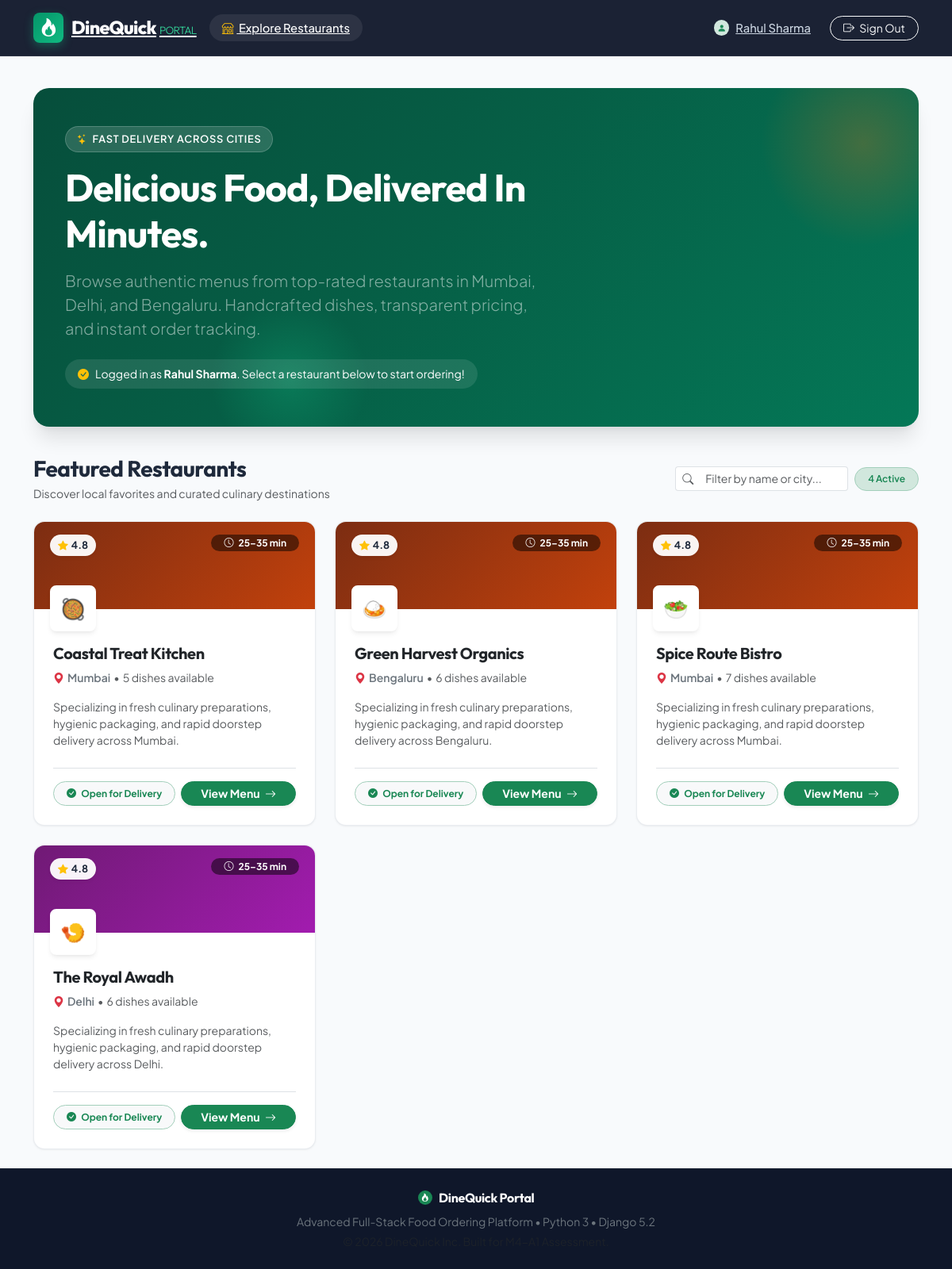
Screenshot of / (signed in) with the database file from the repository.
### orders/models.py (models this page shows, shortened)
class Restaurant(models.Model):
    name = models.CharField(max_length=120)
    city = models.CharField(max_length=100)

### orders/views.py (the view)
# urls.py: path("", views.restaurant_list, name="restaurant-list"),
def restaurant_list(request):
    restaurants = Restaurant.objects.all().order_by("name")
    return render(request, "orders/restaurant_list.html", {"restaurants": restaurants})

### orders/templates/orders/restaurant_list.html (shortened to what this page needs)
{% extends "orders/base.html" %}
{% block content %}
<div class="dq-hero">
  <div class="row align-items-center position-relative" style="z-index: 2;">
    <div class="col-lg-8">
      <span class="dq-hero-badge"><i class="bi bi-stars text-warning"></i> Fast Delivery Across Cities</span>
      <h1 class="display-5 fw-bold mb-3 text-white">Delicious Food, Delivered In Minutes.</h1>
      <p class="lead mb-4 text-white-50" style="max-width: 600px;">
        Browse authentic menus from top-rated restaurants in Mumbai, Delhi, and Bengaluru. Handcrafted dishes, transparent pricing, and instant order tracking.
      </p>
      {% if not user.is_authenticated %}
      <div class="d-flex flex-wrap gap-3">
        <a href="{% url 'register' %}" class="btn btn-warning btn-lg fw-bold rounded-pill px-4 shadow">
          <i class="bi bi-person-plus-fill me-1"></i> Join DineQuick Free
        </a>
        <a href="{% url 'login' %}" class="btn btn-outline-light btn-lg rounded-pill px-4">
          <i class="bi bi-box-arrow-in-right me-1"></i> Sign In
        </a>
      </div>
      {% else %}
      <div class="d-inline-flex align-items-center gap-2 bg-white bg-opacity-10 backdrop-blur rounded-pill py-2 px-3 text-white small">
        <i class="bi bi-check-circle-fill text-warning"></i>
        <span>Logged in as <strong>{{ user.get_full_name|default:user.username }}</strong>. Select a restaurant below to start ordering!</span>
      </div>
      {% endif %}
    </div>
  </div>
</div>
<div class="d-flex flex-wrap justify-content-between align-items-center gap-3 mb-4">
  <div>
    <h2 class="h3 fw-bold mb-1">Featured Restaurants</h2>
    <p class="text-muted small mb-0">Discover local favorites and curated culinary destinations</p>
  </div>
  <div class="d-flex align-items-center gap-2">
    <div class="input-group input-group-sm" style="max-width: 260px;">
      <span class="input-group-text bg-white border-end-0"><i class="bi bi-search text-muted"></i></span>
      <input type="text" id="restaurantFilter" class="form-control border-start-0" placeholder="Filter by name or city...">
    </div>
    <span class="badge bg-success-subtle text-success border border-success-subtle px-3 py-2 rounded-pill fw-semibold">
      {{ restaurants|length }} Active
    </span>
  </div>
</div>
<div class="row row-cols-1 row-cols-md-2 row-cols-lg-3 g-4" id="restaurantGrid">
  {% for restaurant in restaurants %}
  <div class="col restaurant-col" data-name="{{ restaurant.name|lower }}" data-city="{{ restaurant.city|lower }}">
    <div class="dq-restaurant-card h-100">
      <div class="dq-card-banner dq-card-banner-{{ forloop.counter|default:1|divisibleby:4|yesno:'4,1' }}">
        <div class="dq-rating-pill shadow-sm">
          <i class="bi bi-star-fill text-warning"></i> 4.8
        </div>
        <span class="badge bg-black bg-opacity-50 text-white rounded-pill px-3 py-1 small">
          <i class="bi bi-clock me-1"></i> 25–35 min
        </span>
      </div>
      <div class="dq-card-avatar">
        {% if forloop.counter == 1 %}🥘{% elif forloop.counter == 2 %}🍛{% elif forloop.counter == 3 %}🥗{% else %}🍤{% endif %}
      </div>
      <div class="p-4 pt-3 d-flex flex-column flex-grow-1">
        <div class="d-flex justify-content-between align-items-start mb-2">
          <h3 class="h5 fw-bold text-dark mb-0">{{ restaurant.name }}</h3>
        </div>
        <div class="d-flex align-items-center gap-1 text-muted small mb-3">
          <i class="bi bi-geo-alt-fill text-danger"></i>
          <span class="fw-semibold text-secondary">{{ restaurant.city }}</span>
          <span>&bull;</span>
          <span>{{ restaurant.menu_items.count }} dishes available</span>
        </div>
        <p class="text-muted small mb-4 flex-grow-1">
          Specializing in fresh culinary preparations, hygienic packaging, and rapid doorstep delivery across {{ restaurant.city }}.
        </p>
        <div class="pt-3 border-top d-flex justify-content-between align-items-center">
          <span class="badge bg-light text-success border border-success-subtle rounded-pill px-3 py-2 small">
            <i class="bi bi-check-circle-fill me-1"></i> Open for Delivery
          </span>
          <a href="{% url 'restaurant-menu' restaurant.pk %}" class="btn btn-success btn-sm rounded-pill px-4 fw-bold shadow-sm">
            View Menu <i class="bi bi-arrow-right ms-1"></i>
          </a>
        </div>
      </div>
    </div>
  </div>
  {% endfor %}
</div>
{% endblock %}

### orders/templates/orders/base.html (shortened to what this page needs)
{% load static %}
<!doctype html>
<html lang="en">
<head>
  <link href="https://cdn.jsdelivr.net/npm/bootstrap@5.3.3/dist/css/bootstrap.min.css" rel="stylesheet">
  <link rel="stylesheet" href="https://cdn.jsdelivr.net/npm/bootstrap-icons@1.11.3/font/bootstrap-icons.min.css">
  <link rel="stylesheet" href="{% static 'orders/style.css' %}">
</head>
<body>
  <header>
    <nav class="navbar navbar-expand-lg dq-navbar sticky-top py-3">
      <div class="container">
        <a class="dq-brand" href="{% url 'restaurant-list' %}" aria-label="DineQuick Home">
          <span class="dq-brand-icon"><i class="bi bi-fire"></i></span>
          <span>DineQuick<span class="text-success-emphasis fw-light ms-1" style="font-size: 0.85rem; color: #34d399 !important;">PORTAL</span></span>
        </a>
        <div class="collapse navbar-collapse" id="siteNavbar">
          <ul class="navbar-nav me-auto mb-2 mb-lg-0 ms-lg-3 gap-1">
            <li class="nav-item">
              <a class="dq-nav-link {% if request.resolver_match.url_name == 'restaurant-list' %}active{% endif %}" href="{% url 'restaurant-list' %}">
                <i class="bi bi-shop me-1 text-warning"></i> Explore Restaurants
              </a>
            </li>
          </ul>
          <ul class="navbar-nav ms-auto align-items-center gap-2">
            {% if user.is_authenticated %}
            <li class="nav-item">
              <a class="dq-nav-link d-flex align-items-center gap-2 {% if request.resolver_match.url_name == 'profile' %}active{% endif %}" href="{% url 'profile' %}">
                <span class="badge bg-success-subtle text-success p-1 rounded-circle"><i class="bi bi-person-fill"></i></span>
                <span>{{ user.get_full_name|default:user.username }}</span>
              </a>
            </li>
            <li class="nav-item">
              <form method="post" action="{% url 'logout' %}" class="d-inline">
                <button type="submit" class="btn btn-outline-light btn-sm rounded-pill px-3">
                  <i class="bi bi-box-arrow-right me-1"></i> Sign Out
                </button>
              </form>
            </li>
            {% endif %}
          </ul>
        </div>
      </div>
    </nav>
  </header>
  <main class="container py-4 flex-grow-1">
    {% block content %}{% endblock %}
  </main>
  <footer class="py-4 mt-auto" style="background: #0f172a; color: #94a3b8; border-top: 1px solid rgba(255,255,255,0.06);">
    <div class="container text-center small">
      <div class="d-flex justify-content-center align-items-center gap-2 mb-2">
        <span class="badge bg-success p-1 rounded-circle"><i class="bi bi-fire text-white"></i></span>
        <strong class="text-white fs-6 brand-font">DineQuick Portal</strong>
      </div>
      <p class="mb-1 text-secondary">Advanced Full-Stack Food Ordering Platform &bull; Python 3 &bull; Django 5.2</p>
      <p class="mb-0 text-muted">&copy; 2026 DineQuick Inc. Built for M4-A1 Assessment.</p>
    </div>
  </footer>
</body>
</html>

### orders/static/orders/style.css (style rules this page uses)
:root { --dq-primary: #059669; --dq-primary-dark: #047857; --dq-primary-light: #d1fae5; --dq-accent: #f97316; --dq-accent-light: #ffedd5; --dq-dark: #0f172a; --dq-dark-surface: #1e293b; --dq-light-bg: #f8fafc; --dq-card-bg: #ffffff; --dq-text-main: #1e293b; --dq-text-muted: #64748b; --dq-border: rgba(148, 163, 184, 0.2); --dq-shadow-sm: 0 1px 3px 0 rgba(0, 0, 0, 0.05), 0 1px 2px -1px rgba(0, 0, 0, 0.05); --dq-shadow-md: 0 4px 6px -1px rgba(0, 0, 0, 0.07), 0 2px 4px -2px rgba(0, 0, 0, 0.05); --dq-shadow-lg: 0 10px 25px -3px rgba(0, 0, 0, 0.08), 0 4px 6px -4px rgba(0, 0, 0, 0.04); --dq-shadow-xl: 0 20px 25px -5px rgba(0, 0, 0, 0.1), 0 8px 10px -6px rgba(0, 0, 0, 0.06); --dq-radius-sm: 8px; --dq-radius-md: 14px; --dq-radius-lg: 20px; --dq-radius-full: 9999px; }
body { font-family: 'Plus Jakarta Sans', -apple-system, BlinkMacSystemFont, 'Segoe UI', Roboto, sans-serif; background-color: var(--dq-light-bg); color: var(--dq-text-main); min-height: 100vh; display: flex; flex-direction: column; -webkit-font-smoothing: antialiased; }
h1, h2, h3, h4, h5, h6, .brand-font { font-family: 'Outfit', sans-serif; letter-spacing: -0.02em; }
.dq-navbar { background: rgba(15, 23, 42, 0.95) !important; backdrop-filter: blur(12px); -webkit-backdrop-filter: blur(12px); border-bottom: 1px solid rgba(255, 255, 255, 0.08); transition: all 0.2s ease; }
.dq-brand { font-family: 'Outfit', sans-serif; font-weight: 800; font-size: 1.45rem; letter-spacing: -0.03em; color: #ffffff !important; display: flex; align-items: center; gap: 10px; }
.dq-brand-icon { width: 38px; height: 38px; background: linear-gradient(135deg, var(--dq-primary) 0%, #10b981 100%); color: white; display: flex; align-items: center; justify-content: center; border-radius: var(--dq-radius-sm); box-shadow: 0 4px 12px rgba(16, 185, 129, 0.35); }
.dq-nav-link { font-weight: 500; font-size: 0.92rem; color: #cbd5e1 !important; padding: 8px 16px !important; border-radius: var(--dq-radius-full); transition: all 0.15s ease; }
.dq-nav-link:hover, .dq-nav-link.active { color: #ffffff !important; background: rgba(255, 255, 255, 0.08); }
.dq-hero { background: linear-gradient(135deg, #064e3b 0%, #065f46 45%, #047857 100%); border-radius: var(--dq-radius-lg); padding: 48px 40px; position: relative; overflow: hidden; box-shadow: var(--dq-shadow-xl); margin-bottom: 36px; color: #ffffff; }
.dq-hero::before { content: ''; position: absolute; top: -60px; right: -60px; width: 260px; height: 260px; background: radial-gradient(circle, rgba(249, 115, 22, 0.25) 0%, transparent 70%); border-radius: 50%; pointer-events: none; }
.dq-hero::after { content: ''; position: absolute; bottom: -40px; left: 20%; width: 200px; height: 200px; background: radial-gradient(circle, rgba(16, 185, 129, 0.3) 0%, transparent 70%); border-radius: 50%; pointer-events: none; }
.dq-hero-badge { display: inline-flex; align-items: center; gap: 6px; background: rgba(255, 255, 255, 0.15); backdrop-filter: blur(8px); padding: 6px 14px; border-radius: var(--dq-radius-full); font-size: 0.8rem; font-weight: 600; text-transform: uppercase; letter-spacing: 0.06em; margin-bottom: 16px; border: 1px solid rgba(255, 255, 255, 0.2); }
.dq-restaurant-card { background: var(--dq-card-bg); border: 1px solid var(--dq-border); border-radius: var(--dq-radius-md); overflow: hidden; transition: all 0.25s cubic-bezier(0.16, 1, 0.3, 1); box-shadow: var(--dq-shadow-sm); display: flex; flex-direction: column; }
.dq-card-banner { height: 110px; background: linear-gradient(135deg, #1e293b 0%, #334155 100%); padding: 16px 20px; display: flex; justify-content: space-between; align-items: flex-start; position: relative; }
.dq-card-banner-1 { background: linear-gradient(135deg, #7c2d12 0%, #c2410c 100%); }
.dq-card-banner-4 { background: linear-gradient(135deg, #701a75 0%, #a21caf 100%); }
.dq-rating-pill { background: rgba(255, 255, 255, 0.95); backdrop-filter: blur(4px); color: #1e293b; font-size: 0.8rem; font-weight: 700; padding: 4px 10px; border-radius: var(--dq-radius-full); display: inline-flex; align-items: center; gap: 4px; }
.dq-card-avatar { width: 58px; height: 58px; border-radius: var(--dq-radius-sm); background: #ffffff; box-shadow: var(--dq-shadow-md); margin-top: -30px; margin-left: 20px; display: flex; align-items: center; justify-content: center; font-size: 1.6rem; border: 3px solid #ffffff; position: relative; z-index: 2; }

### rows the page displays
Restaurant: name "Coastal Treat Kitchen", city "Mumbai", menu_items.count "5"
Restaurant: name "Green Harvest Organics", city "Bengaluru", menu_items.count "6"
Restaurant: name "Spice Route Bistro", city "Mumbai", menu_items.count "7"
Restaurant: name "The Royal Awadh", city "Delhi", menu_items.count "6"

### other values shown
{{ user.get_full_name|default:user.username }} "Rahul Sharma"
{{ restaurants|length }} "4"
